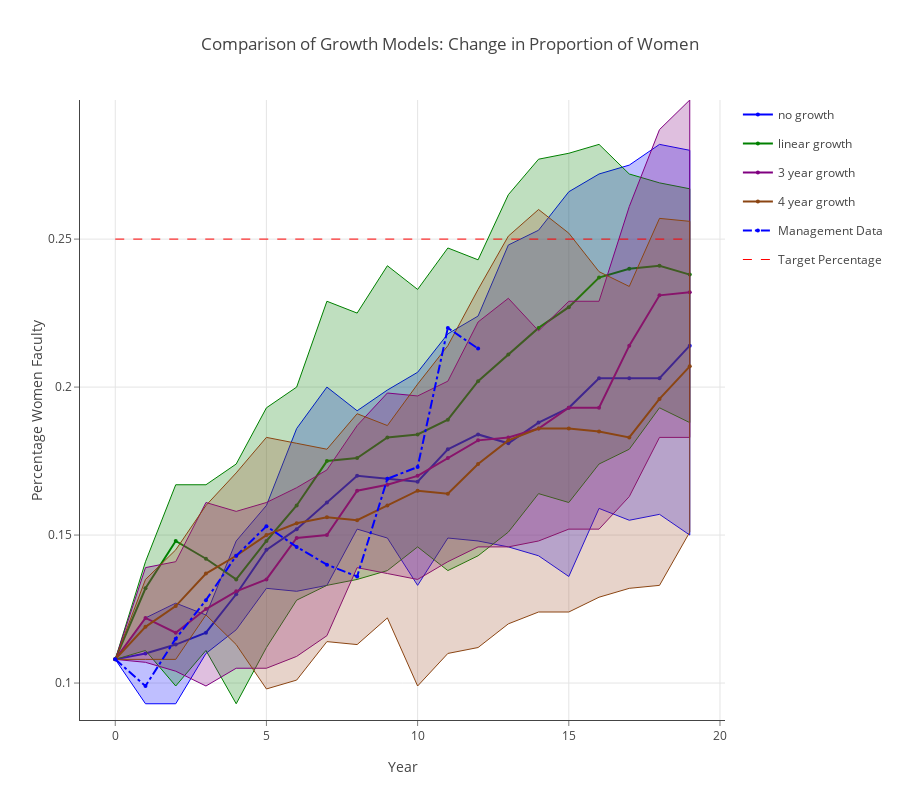

Notebook code cell kept with this figure:
### Markdown cell above
## Comparison of Model 3 Growth Models: Change in Proportion of Women

### Code cell
data = []
linecolors = ['rgb(0,0,255)', 'rgb(0,128,0)', 'rgb(128,0,128)', 'rgb(139,69,19)']
fillcolors = ['rgba(0,0,255,0.25)', 'rgba(0,128,0,0.25)', 'rgba(128,0,128,0.25)', 'rgba(160,82,45,0.25)']
legend_labels = ['no growth', 'linear growth', '3 year growth', '4 year growth']

for k,v in enumerate(results.mlist):
    data.append(go.Scatter(
        x=np.append(v.summary_matrix['yr'], v.summary_matrix['yr'].values[::-1]),
        y=np.append(v.summary_matrix['fpct_975'], v.summary_matrix['fpct_025'].values[::-1]),
        fill='tozerox',
        fillcolor=fillcolors[k],
        line=dict(color=linecolors[k],
                 width=1),
        legendgroup=legend_labels[k],
        showlegend=False,
        mode='lines',
        name=legend_labels[k],
    ))

    data.append(go.Scatter(
        x=v.summary_matrix['yr'],
        y=v.summary_matrix['fpct_avg'],
        line=dict(color=linecolors[k],
                 width=2),
        legendgroup=legend_labels[k],
        showlegend=True,
        marker=dict(
            size=4),
        mode='lines+markers',
        name=legend_labels[k],
    ))


data.append(go.Scatter(
    x=v.summary_matrix['yr'], 
    y=v.summary_matrix['act_fpct'],
    line=dict(color='blue',
             dash='dashdot'),
    name='Management Data',
    mode='lines+markers',
    marker=dict(
        size=4),

))

data.append(go.Scatter(
    x=v.summary_matrix['yr'], 
    y=np.repeat(v.target_female_percentage, len(v.summary_matrix['yr'])),
    line=dict(color='red',
             dash='dash',
             width=1),
    name='Target Percentage',
    mode='lines',
))
    
layout = go.Layout(
    title='Comparison of Growth Models: Change in Proportion of Women',
    height=800,
    width=900,
    paper_bgcolor='rgb(255,255,255)',
    plot_bgcolor='rgb(255,255,255)',
    xaxis=dict(
        visible=True,
        title='Year',
        gridcolor='rgb(229,229,229)',
        showgrid=True,
        showline=True,
        showticklabels=True,
        tickcolor='rgb(127,127,127)',
        ticks='outside',
        zeroline=False
    ),
    yaxis=dict(
        title='Percentage Women Faculty',
        gridcolor='rgb(229,229,229)',
        showgrid=True,
        showline=True,
        showticklabels=True,
        tickcolor='rgb(127,127,127)',
        ticks='outside',
        zeroline=False
    ),
)
fig = go.Figure(data=data, layout=layout)
plotly.offline.iplot(fig, filename= 'shaded_lines')

# export image for ingestion to pdf file.
if not os.path.exists('images'):
    os.mkdir('images')
pio.write_image(fig, 'images/change_in_percentage_faculty_women.png')

### Figure 1 — Plotly figure (JSON) as saved in the notebook; plotly's stock layout.template omitted (floating-point values rounded to 4 significant figures)
{"data": [{"fill": "tozerox", "fillcolor": "rgba(0,0,255,0.25)", "legendgroup": "no growth", "line": {"color": "rgb(0,0,255)", "width": 1}, "mode": "lines", "name": "no growth", "showlegend": false, "type": "scatter", "uid": "a9284303-2d5b-4d45-80ee-5b36effe8c8d", "x": [0, 1, 2, 3, 4, 5, 6, 7, 8, 9, 10, 11, 12, 13, 14, 15, 16, 17, 18, 19, 19, 18, 17, 16, 15, 14, 13, 12, 11, 10, 9, 8, 7, 6, 5, 4, 3, 2, 1, 0], "y": [0.108, 0.122, 0.127, 0.123, 0.148, 0.16, 0.186, 0.2, 0.192, 0.199, 0.205, 0.218, 0.224, 0.248, 0.253, 0.266, 0.272, 0.275, 0.282, 0.28, 0.15, 0.157, 0.155, 0.159, 0.136, 0.143, 0.146, 0.148, 0.149, 0.133, 0.149, 0.152, 0.133, 0.131, 0.132, 0.118, 0.11, 0.093, 0.093, 0.108]}, {"legendgroup": "no growth", "line": {"color": "rgb(0,0,255)", "width": 2}, "marker": {"size": 4}, "mode": "lines+markers", "name": "no growth", "showlegend": true, "type": "scatter", "uid": "ce9001b4-c7cb-491e-8bb3-a71d2c5c0e64", "x": [0, 1, 2, 3, 4, 5, 6, 7, 8, 9, 10, 11, 12, 13, 14, 15, 16, 17, 18, 19], "y": [0.108, 0.11, 0.113, 0.117, 0.13, 0.145, 0.152, 0.161, 0.17, 0.169, 0.168, 0.179, 0.184, 0.181, 0.188, 0.193, 0.203, 0.203, 0.203, 0.214]}, {"fill": "tozerox", "fillcolor": "rgba(0,128,0,0.25)", "legendgroup": "linear growth", "line": {"color": "rgb(0,128,0)", "width": 1}, "mode": "lines", "name": "linear growth", "showlegend": false, "type": "scatter", "uid": "37a5edd2-64e9-41ce-9db1-ec51497a0da8", "x": [0, 1, 2, 3, 4, 5, 6, 7, 8, 9, 10, 11, 12, 13, 14, 15, 16, 17, 18, 19, 19, 18, 17, 16, 15, 14, 13, 12, 11, 10, 9, 8, 7, 6, 5, 4, 3, 2, 1, 0], "y": [0.108, 0.141, 0.167, 0.167, 0.174, 0.193, 0.2, 0.229, 0.225, 0.241, 0.233, 0.247, 0.243, 0.265, 0.277, 0.279, 0.282, 0.272, 0.269, 0.267, 0.188, 0.193, 0.179, 0.174, 0.161, 0.164, 0.151, 0.143, 0.138, 0.146, 0.138, 0.135, 0.133, 0.128, 0.112, 0.093, 0.111, 0.099, 0.111, 0.108]}, {"legendgroup": "linear growth", "line": {"color": "rgb(0,128,0)", "width": 2}, "marker": {"size": 4}, "mode": "lines+markers", "name": "linear growth", "showlegend": true, "type": "scatter", "uid": "a392baba-c4cc-401e-ac44-80d5162a0e1e", "x": [0, 1, 2, 3, 4, 5, 6, 7, 8, 9, 10, 11, 12, 13, 14, 15, 16, 17, 18, 19], "y": [0.108, 0.132, 0.148, 0.142, 0.135, 0.148, 0.16, 0.175, 0.176, 0.183, 0.184, 0.189, 0.202, 0.211, 0.22, 0.227, 0.237, 0.24, 0.241, 0.238]}, {"fill": "tozerox", "fillcolor": "rgba(128,0,128,0.25)", "legendgroup": "3 year growth", "line": {"color": "rgb(128,0,128)", "width": 1}, "mode": "lines", "name": "3 year growth", "showlegend": false, "type": "scatter", "uid": "08160248-8779-4ad9-b6d8-57cf58f04a7f", "x": [0, 1, 2, 3, 4, 5, 6, 7, 8, 9, 10, 11, 12, 13, 14, 15, 16, 17, 18, 19, 19, 18, 17, 16, 15, 14, 13, 12, 11, 10, 9, 8, 7, 6, 5, 4, 3, 2, 1, 0], "y": [0.108, 0.139, 0.141, 0.161, 0.158, 0.161, 0.166, 0.172, 0.187, 0.198, 0.197, 0.202, 0.222, 0.23, 0.219, 0.229, 0.229, 0.261, 0.287, 0.297, 0.183, 0.183, 0.163, 0.152, 0.152, 0.148, 0.146, 0.146, 0.141, 0.135, 0.137, 0.139, 0.116, 0.109, 0.105, 0.105, 0.099, 0.104, 0.107, 0.108]}, {"legendgroup": "3 year growth", "line": {"color": "rgb(128,0,128)", "width": 2}, "marker": {"size": 4}, "mode": "lines+markers", "name": "3 year growth", "showlegend": true, "type": "scatter", "uid": "f42039e6-6c64-4873-907d-0ac32d93489d", "x": [0, 1, 2, 3, 4, 5, 6, 7, 8, 9, 10, 11, 12, 13, 14, 15, 16, 17, 18, 19], "y": [0.108, 0.122, 0.117, 0.125, 0.131, 0.135, 0.149, 0.15, 0.165, 0.167, 0.17, 0.176, 0.182, 0.183, 0.186, 0.193, 0.193, 0.214, 0.231, 0.232]}, {"fill": "tozerox", "fillcolor": "rgba(160,82,45,0.25)", "legendgroup": "4 year growth", "line": {"color": "rgb(139,69,19)", "width": 1}, "mode": "lines", "name": "4 year growth", "showlegend": false, "type": "scatter", "uid": "c33a5102-997c-4231-a9cd-d87624e4341a", "x": [0, 1, 2, 3, 4, 5, 6, 7, 8, 9, 10, 11, 12, 13, 14, 15, 16, 17, 18, 19, 19, 18, 17, 16, 15, 14, 13, 12, 11, 10, 9, 8, 7, 6, 5, 4, 3, 2, 1, 0], "y": [0.108, 0.135, 0.145, 0.16, 0.171, 0.183, 0.181, 0.179, 0.191, 0.187, 0.201, 0.214, 0.233, 0.251, 0.26, 0.252, 0.239, 0.234, 0.257, 0.256, 0.151, 0.133, 0.132, 0.129, 0.124, 0.124, 0.12, 0.112, 0.11, 0.099, 0.122, 0.113, 0.114, 0.101, 0.098, 0.113, 0.123, 0.108, 0.108, 0.108]}, {"legendgroup": "4 year growth", "line": {"color": "rgb(139,69,19)", "width": 2}, "marker": {"size": 4}, "mode": "lines+markers", "name": "4 year growth", "showlegend": true, "type": "scatter", "uid": "0dc9d089-9d91-4876-b200-b3240665c222", "x": [0, 1, 2, 3, 4, 5, 6, 7, 8, 9, 10, 11, 12, 13, 14, 15, 16, 17, 18, 19], "y": [0.108, 0.119, 0.126, 0.137, 0.143, 0.15, 0.154, 0.156, 0.155, 0.16, 0.165, 0.164, 0.174, 0.182, 0.186, 0.186, 0.185, 0.183, 0.196, 0.207]}, {"line": {"color": "blue", "dash": "dashdot"}, "marker": {"size": 4}, "mode": "lines+markers", "name": "Management Data", "type": "scatter", "uid": "c672034d-6f23-4968-bd06-400f82fb65a8", "x": [0, 1, 2, 3, 4, 5, 6, 7, 8, 9, 10, 11, 12, 13, 14, 15, 16, 17, 18, 19], "y": [0.108, 0.099, 0.115, 0.128, 0.143, 0.153, 0.146, 0.14, 0.136, 0.169, 0.173, 0.22, 0.213, null, null, null, null, null, null, null]}, {"line": {"color": "red", "dash": "dash", "width": 1}, "mode": "lines", "name": "Target Percentage", "type": "scatter", "uid": "78baad06-5d62-4ac7-ad71-2833f7afa611", "x": [0, 1, 2, 3, 4, 5, 6, 7, 8, 9, 10, 11, 12, 13, 14, 15, 16, 17, 18, 19], "y": [0.25, 0.25, 0.25, 0.25, 0.25, 0.25, 0.25, 0.25, 0.25, 0.25, 0.25, 0.25, 0.25, 0.25, 0.25, 0.25, 0.25, 0.25, 0.25, 0.25]}], "layout": {"height": 800, "paper_bgcolor": "rgb(255,255,255)", "plot_bgcolor": "rgb(255,255,255)", "title": {"text": "Comparison of Growth Models: Change in Proportion of Women"}, "width": 900, "xaxis": {"gridcolor": "rgb(229,229,229)", "showgrid": true, "showline": true, "showticklabels": true, "tickcolor": "rgb(127,127,127)", "ticks": "outside", "title": {"text": "Year"}, "visible": true, "zeroline": false}, "yaxis": {"gridcolor": "rgb(229,229,229)", "showgrid": true, "showline": true, "showticklabels": true, "tickcolor": "rgb(127,127,127)", "ticks": "outside", "title": {"text": "Percentage Women Faculty"}, "zeroline": false}}}
